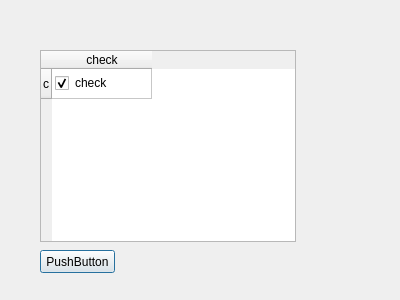
<?xml version="1.0" encoding="UTF-8"?>
<ui version="4.0">
 <class>Dialog</class>
 <widget class="QDialog" name="Dialog">
  <property name="geometry">
   <rect>
    <x>0</x>
    <y>0</y>
    <width>400</width>
    <height>300</height>
   </rect>
  </property>
  <property name="windowTitle">
   <string>Dialog</string>
  </property>
  <widget class="QTableWidget" name="tableWidget">
   <property name="geometry">
    <rect>
     <x>40</x>
     <y>50</y>
     <width>256</width>
     <height>192</height>
    </rect>
   </property>
   <row>
    <property name="text">
     <string>c</string>
    </property>
   </row>
   <column>
    <property name="text">
     <string>check</string>
    </property>
   </column>
   <item row="0" column="0">
    <property name="text">
     <string>check</string>
    </property>
    <property name="checkState">
     <enum>Checked</enum>
    </property>
   </item>
  </widget>
  <widget class="QPushButton" name="pushButton">
   <property name="geometry">
    <rect>
     <x>40</x>
     <y>250</y>
     <width>75</width>
     <height>23</height>
    </rect>
   </property>
   <property name="text">
    <string>PushButton</string>
   </property>
  </widget>
 </widget>
 <resources/>
 <connections/>
</ui>
